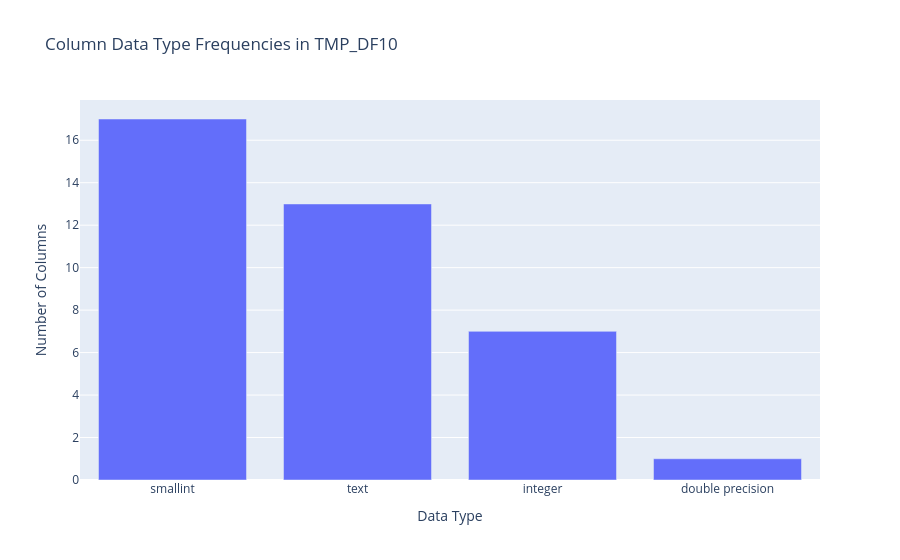

The notebook cell this image was saved under:
### Markdown cell above
### 7.1. Data Type Frequencies

#### 7.1.1. Data & Methods

[Instructions for AI Agent]:

Describe the data from `phases/01_LegacyDB/outputs/metrics/TMP_DF10_column_structure.json` and the method used in this subsection.

[Content to Include]:

- Explain that this analysis counts the frequency of each distinct PostgreSQL data type across all columns in the schema to understand its fundamental composition.

### Code cell
display_header("Data Type Distribution")

if column_structure_df is not None:
    type_counts = column_structure_df["data_type"].value_counts().reset_index()
    type_counts.columns = ["data_type", "count"]

    # Calculate percentages
    type_counts["percentage"] = (
        type_counts["count"] / type_counts["count"].sum() * 100
    ).round(2)

    # Display comprehensive table
    display(Markdown("**Complete Data Type Distribution**"))
    display(type_counts.style.format({"percentage": "{:.2f}%"}))

    # Display summary statistics
    display(Markdown("**Data Type Summary**"))
    summary_stats = pd.DataFrame(
        {
            "Total Columns": [type_counts["count"].sum()],
            "Unique Data Types": [len(type_counts)],
            "Most Common Type": [
                f"{type_counts.iloc[0]['data_type']} ({type_counts.iloc[0]['count']} columns)"
            ],
            "Least Common Type": [
                f"{type_counts.iloc[-1]['data_type']} ({type_counts.iloc[-1]['count']} columns)"
            ],
        }
    )
    display(summary_stats)

    fig = px.bar(
        type_counts,
        x="data_type",
        y="count",
        title=f"Column Data Type Frequencies in {DATABASE_NAME}",
        labels={"count": "Number of Columns", "data_type": "Data Type"},
    )
    fig.show()
else:
    print("No column structure data available.")

### Figure 1 — Plotly figure (JSON) as saved in the notebook; plotly's stock layout.template omitted (floating-point values rounded to 4 significant figures)
{"data": [{"hovertemplate": "Data Type=%{x}<br>Number of Columns=%{y}<extra></extra>", "legendgroup": "", "marker": {"color": "#636efa", "pattern": {"shape": ""}}, "name": "", "orientation": "v", "showlegend": false, "textposition": "auto", "type": "bar", "x": ["smallint", "text", "integer", "double precision"], "xaxis": "x", "y": [17, 13, 7, 1], "yaxis": "y"}], "layout": {"barmode": "relative", "legend": {"tracegroupgap": 0}, "title": {"text": "Column Data Type Frequencies in TMP_DF10"}, "xaxis": {"anchor": "y", "domain": [0, 1], "title": {"text": "Data Type"}}, "yaxis": {"anchor": "x", "domain": [0, 1], "title": {"text": "Number of Columns"}}}}
